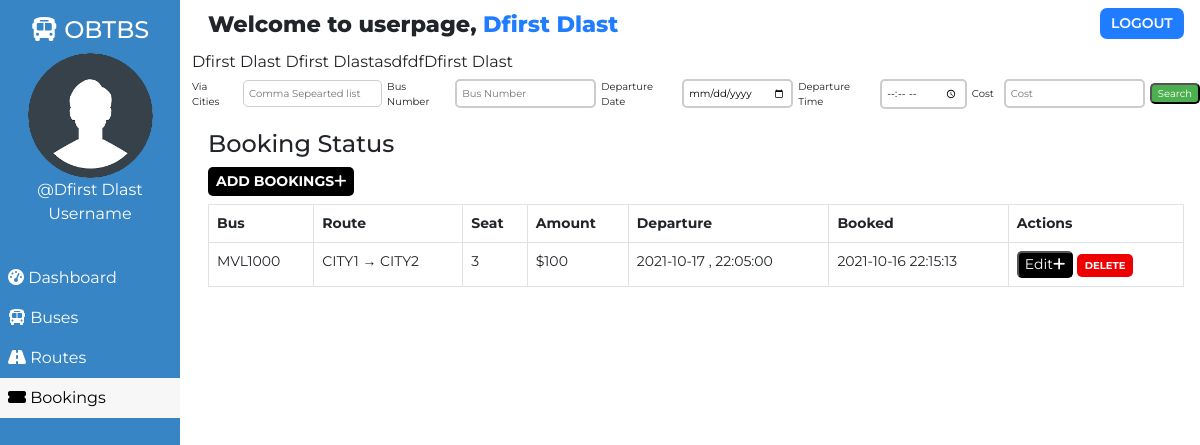
Page /admin/user_booking.php (signed in) on the committed database.
### tables this page shows
CREATE TABLE `customers` (
  `id` int(100) NOT NULL,
  `customer_id` varchar(255) NOT NULL,
  `customer_name` varchar(30) NOT NULL,
  `customer_phone` varchar(10) NOT NULL,
  `customer_password` varchar(255) NOT NULL,
  `customer_created` datetime NOT NULL DEFAULT CURRENT_TIMESTAMP
);

CREATE TABLE `bookings` (
  `id` int(100) NOT NULL,
  `booking_id` varchar(255) NOT NULL DEFAULT '',
  `customer_id` varchar(255) NOT NULL,
  `route_id` varchar(255) NOT NULL,
  `customer_route` varchar(200) NOT NULL,
  `booked_amount` int(100) NOT NULL,
  `booked_seat` varchar(100) NOT NULL,
  `booking_created` datetime NOT NULL DEFAULT CURRENT_TIMESTAMP
);

CREATE TABLE `routes` (
  `id` int(100) NOT NULL,
  `route_id` varchar(255) NOT NULL,
  `bus_no` varchar(155) NOT NULL,       
  `route_cities` varchar(255) NOT NULL,
  `route_dep_date` date NOT NULL,
  `route_dep_time` time NOT NULL,
  `route_step_cost` int(100) NOT NULL,
  `route_created` datetime NOT NULL DEFAULT CURRENT_TIMESTAMP
);

### assets/partials/_functions.php (called while the page is built, shortened)
<?php
    function get_from_table($conn, $table, $primaryKey, $pKeyValue, $toget)
    {
        $sql = "SELECT * FROM $table WHERE $primaryKey='$pKeyValue'";
        $result = mysqli_query($conn, $sql);
        $row = mysqli_fetch_assoc($result);
        if($row)
        {
            return $row["$toget"];
        }
        return false;
    }
?>

### admin/user_booking.php (the view, shortened to what this page needs)
<!DOCTYPE html>
<html lang="en">
<head>
    <link href="https://cdn.jsdelivr.net/npm/bootstrap@5.0.1/dist/css/bootstrap.min.css" rel="stylesheet">
    <?php
        $page="booking";
    ?>
</head>
<body>
    <?php require '../assets/partials/_user-header.php';?>
    <?php echo $user_name?>
<?php
            $customer_name = $user_name;
            echo $customer_name;
            $sql= "SELECT * FROM `customers` WHERE customer_name = '$customer_name'";
            echo "asdfdf".$customer_name;
            $result= mysqli_query($conn,$sql);
            $row = mysqli_fetch_assoc($result);
            $customer_id = $row["customer_id"];
            ?>
    <form method="GET" style = " display: flex;
  flex-direction: row;
  align-items: center;
  font-size: 10px;  ">
  <label for="viaCities" style= "margin-right: 5px; " >Via Cities</label>
  <input type="text" name="viaCities" id="viaCities" placeholder="Comma Sepearted list" style = "
           padding: 5px;
     margin: 5px;
       border-radius: 5px;
       border: 1px solid #ccc;
">
  <br>
  <label for="busno" style= "margin-right: 5px;">Bus Number</label>
  <input type="text" name="busno" id="busno"  placeholder="Bus Number" style = "  margin: 5px;
    padding: 5px;
    border-radius: 5px;
    border: 2px solid #ccc;
    "
  <br>
  <label for="date" style= "margin-right: 5px;">Departure Date</label>
  <input type="date" name="dep_date" id="date" style = "  margin: 5px;
    padding: 5px;
    border-radius: 5px;
    border: 2px solid #ccc;
   " >
  <br>
 <label for="time" style= "margin-right: 5px;">Departure Time</label>
 <input type="time" name="dep_time" id="time" style = "   margin: 5px;
    padding: 5px;
    border-radius: 5px;
    border: 2px solid #ccc;
    ">
 <br>
<label for="stepCost" style= "margin-right: 5px;">Cost</label>
<input type="stepCost" name="cost" id="stepCost" placeholder="Cost" style = "   margin: 5px;
   padding: 5px;
   border-radius: 5px;
   border: 2px solid #ccc;
   ">
<br>
  <input type="submit" value="Search" style = " background-color: #4CAF50;
    color: white;
       border-radius: 5px;
    cursor: pointer; ">
</form>
        <?php
            $resultSql = "SELECT * FROM `bookings` WHERE `customer_id`='$customer_id'";
            $resultSqlResult = mysqli_query($conn, $resultSql);
            if(!mysqli_num_rows($resultSqlResult)){ ?>
                <div class="container mt-4">
                    <div id="noCustomers" class="alert alert-dark " role="alert">
                        <h1 class="alert-heading">No Bookings Found!!</h1>
                        <p class="fw-light">Be the first person to add one!</p>
                        <hr>
                        <div id="addCustomerAlert" class="alert alert-success" role="alert">
                                Click on <button id="add-button" class="button btn-sm"type="button"data-bs-toggle="modal" data-bs-target="#addModal">ADD <i class="fas fa-plus"></i></button> to add a booking!
                        </div>
                    </div>
                </div>
            <?php }
            else { ?>
            <section id="booking">
                <div id="head">
                    <h4>Booking Status</h4>
                </div>
                <div id="booking-results">
                    <div>
                        <button id="add-button" class="button btn-sm"type="button"data-bs-toggle="modal" data-bs-target="#addModal">Add Bookings<i class="fas fa-plus"></i></button>
                    </div>
                    <table class="table table-hover table-bordered">
                        <thead>
                            <th>Bus</th>
                            <th>Route</th>
                            <th>Seat</th>
                            <th>Amount</th>
                            <th>Departure</th>
                            <th>Booked</th>
                            <th>Actions</th>
                        </thead>
                        <?php
                            while($row = mysqli_fetch_assoc($resultSqlResult))
                            {
                                $id = $row["id"];
                                $route_id = $row["route_id"];
                                $bus_no = get_from_table($conn, "routes", "route_id", $route_id, "bus_no");
                                $route = $row["customer_route"];
                                $booked_seat = $row["booked_seat"];
                                $booked_amount = $row["booked_amount"];
                                $dep_date = get_from_table($conn, "routes", "route_id", $route_id, "route_dep_date");
                                $dep_time = get_from_table($conn, "routes", "route_id", $route_id, "route_dep_time");
                                $booked_timing = $row["booking_created"];
                        ?>
                        <tr>
                            <td>
                                <?php
                                    echo $bus_no;
                                ?>
                            </td>
                            <td>
                                <?php
                                    echo $route;
                                ?>
                            </td>
                            <td>
                                <?php
                                    echo $booked_seat;
                                ?>
                            </td>
                            <td>
                                <?php
                                    echo '$'.$booked_amount;
                                ?>
                            </td>
                            <td>
                                <?php
                                    echo $dep_date . " , ". $dep_time;
                                ?>
                            </td>
                            <td>
                                <?php
                                    echo $booked_timing;
                                ?>
                            </td>
                            <td>
                               <button id="add-button" class="edit" type="button" data-bs-toggle="modal" data-bs-target="#addModal">Edit<i class="fas fa-plus"></i></button>
                                <button class="button delete-button btn-sm" data-bs-toggle="modal" data-bs-target="#deleteModal"
                                data-id="<?php
                                                echo $id;?>" data-bookedseat="<?php
                                                echo $booked_seat;
                                            ?>" data-routeid="<?php
                                            echo $route_id;
                                        ?>"> Delete</button>
                            </td>
                        </tr>
                        <?php
                        }
                    ?>
                    </table>
                </div>
            </section>
            <?php } ?>
        </div>
    </main>
</body>
</html>

### assets/partials/_user-header.php (shortened to what this page needs)
<?php
    require_once '_functions.php';
    $conn = db_connect();
    $user_id = $_SESSION['user_id'];
    $sql = "SELECT * FROM customers WHERE customer_id = '$user_id';";
    $result = mysqli_query($conn, $sql);
    if($row = mysqli_fetch_assoc($result))
    {
        $user_name = $row['customer_name'];
    }
?>
    <main id="container">
        <div id="sidebar">
            <h4><i class="fas fa-bus"></i> OBTBS</h4>
            <div>
                <img class="adminDp" src="../assets/img/userav-min.png" height="125px" alt="Admin Profile Pic">
                <p>
                    <?php  echo '@'.$user_name;  ?>
                </p>
                <p>Username</p>
            </div>
            <ul id="options">
                <li class="option <?php if($page=='dashboard'){ echo 'active';}?>">
                    <a href="./user_dashboard.php">
                    <i class="fas fa-tachometer-alt"></i> Dashboard
                    </a>
                </li>
                <li class="option <?php if($page=='bus'){ echo 'active';}?>">
                    <a href="./user_bus.php">
                    <i class="fas fa-bus"></i> Buses
                    </a>
                </li>
                <li class="option <?php if($page=='route'){ echo 'active';}?>">
                    <a href="./user_route.php">
                    <i class="fas fa-road"></i> Routes
                    </a>
                </li>
                <li class="option <?php if($page=='booking'){ echo 'active';}?>">
                    <a href="./user_booking.php">
                    <i class="fas fa-ticket-alt"></i> Bookings
                    </a>
                </li>
            </ul>
        </div>
        <div id="main-content">
            <section id="welcome">
                <ul>
                    <li class="welcome-item">Welcome to userpage,
                        <span id="USER">
                            <?php
                                echo $user_name;
                            ?>
                        </span>
                    </li>
                    <li class="welcome-item">
                        <button id="logout" class="btn-sm">
                            <a href="../assets/partials/_logout.php">LOGOUT</a>
                        </button>
                    </li>
                </ul>
            </section>

### assets/styles/admin.php (style rules this page uses)
body { margin: 0; box-sizing: border-box; font-family: 'Montserrat', sans-serif; background-color: white; }
html { scroll-behavior: smooth; }
*, *::after, *::before { box-sizing: inherit; }
#USER { color: #207DFF; }
.adminDp { border-radius: 50%; }
#welcome { background-color: white; }
#welcome ul { display: flex; justify-content: space-between; list-style-type: none; padding: 0; margin: 0; }
#welcome li { margin: 0 1rem; padding: 0.5rem 0; }
#welcome li:first-child { font-weight: 800; font-size: 1.4rem; }
#logout { padding: 0.3rem 0.7rem; background-color: #207DFF; font-weight: 600; outline: none; border: none; border-radius: 7px; }
#logout a { color: white; text-decoration: none; }
@media only screen and (min-width:1000px) { #sidebar { text-align: center; background-color: #3885c5; color: white; width: 15%; position: fixed; top: 0%; padding-top: 1rem; z-index: 2; height: 100vh; } }
@media only screen and (min-width:1000px) { #sidebar p { margin: 0; } }
@media only screen and (min-width:1000px) { #sidebar ul { margin-top: 2rem; } }
@media only screen and (min-width:1000px) { #options { list-style-type: none; text-align: left; padding-left: 0; } }
@media only screen and (min-width:1000px) { .option a { display: block; padding: 0.5rem; text-decoration: none; color: inherit; } }
@media only screen and (min-width:1000px) { .active { background-color:#f7f7f7; color:black; } }
@media only screen and (min-width:1000px) { #main-content { margin-left: 16%; } }

### assets/styles/admin-options.php (style rules this page uses)
* { font-family: Montserrat; }
#booking #head, #customer #head, #route #head, #seat #head, #bus #head { padding-top: 1rem; }
#booking, #customer, #route, #bus, #seat { padding: 0 1rem; }
#booking-results > div, #customer-results > div, #route-results > div, #bus-results > div { margin-bottom: 0.5rem; }
#booking-results button, #customer-results button, #route button, #bus-results button { border-radius: 5px; }
.button { border: none; font-weight: bold; text-transform: uppercase; }
#add-button { background-color: black; color: white; }
table { font-size: 14px; }
table th,td { padding-left: 0.3rem; }
table button { color: white; }
.delete-button { background-color: #EF0000; }
.edit-button, .delete-button { font-size: 10px }

### rows in the picture
customers: customer_name "Dfirst Dlast"
bookings: route.bus_no "MVL1000", customer_route "CITY1 → CITY2", booked_seat "3", booked_amount "100", route.route_dep_date "2021-10-17", route.route_dep_time "22:05:00", booking_created "2021-10-16 22:15:13"
